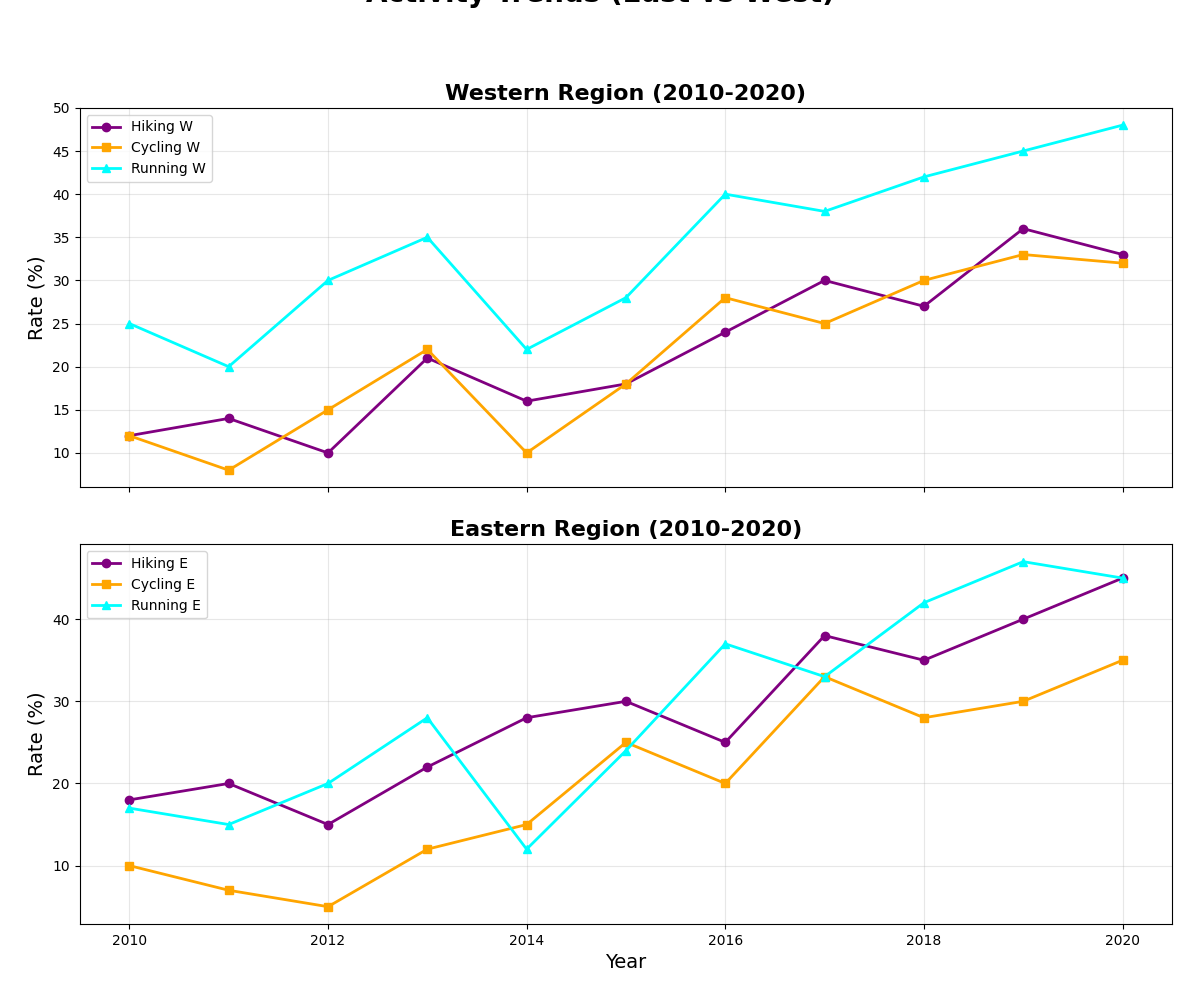

Recreate this plot in Python.
import matplotlib.pyplot as plt
import numpy as np

years = np.arange(2010, 2021)

# Randomly altering the content within certain data groups while preserving the original dimensional structure.
hiking_east = [18, 20, 15, 22, 28, 30, 25, 38, 35, 40, 45]
hiking_west = [12, 14, 10, 21, 16, 18, 24, 30, 27, 36, 33]
cycling_east = [10, 7, 5, 12, 15, 25, 20, 33, 28, 30, 35]
cycling_west = [12, 8, 15, 22, 10, 18, 28, 25, 30, 33, 32]
running_east = [17, 15, 20, 28, 12, 24, 37, 33, 42, 47, 45]
running_west = [25, 20, 30, 35, 22, 28, 40, 38, 42, 45, 48]

fig, (ax1, ax2) = plt.subplots(2, 1, figsize=(12, 10), sharex=True)

ax1.plot(years, hiking_west, marker='o', color='purple', linestyle='-', linewidth=2,
         label='Hiking W')
ax1.plot(years, cycling_west, marker='s', color='orange', linestyle='-', linewidth=2,
         label='Cycling W')
ax1.plot(years, running_west, marker='^', color='cyan', linestyle='-', linewidth=2,
         label='Running W')
ax1.set_ylabel('Rate (%)', fontsize=14)
ax1.set_title('Western Region (2010-2020)', fontsize=16, weight='bold')
ax1.legend(loc='upper left')
ax1.grid(True, alpha=0.3)

ax2.plot(years, hiking_east, marker='o', color='purple', linestyle='-', linewidth=2,
         label='Hiking E')
ax2.plot(years, cycling_east, marker='s', color='orange', linestyle='-', linewidth=2,
         label='Cycling E')
ax2.plot(years, running_east, marker='^', color='cyan', linestyle='-', linewidth=2,
         label='Running E')
ax2.set_xlabel('Year', fontsize=14)
ax2.set_ylabel('Rate (%)', fontsize=14)
ax2.set_title('Eastern Region (2010-2020)', fontsize=16, weight='bold')
ax2.legend(loc='upper left')
ax2.grid(True, alpha=0.3)

plt.suptitle('Activity Trends (East vs West)', fontsize=20, weight='bold', y=1.02)
plt.tight_layout(pad=2.0)
plt.show()
